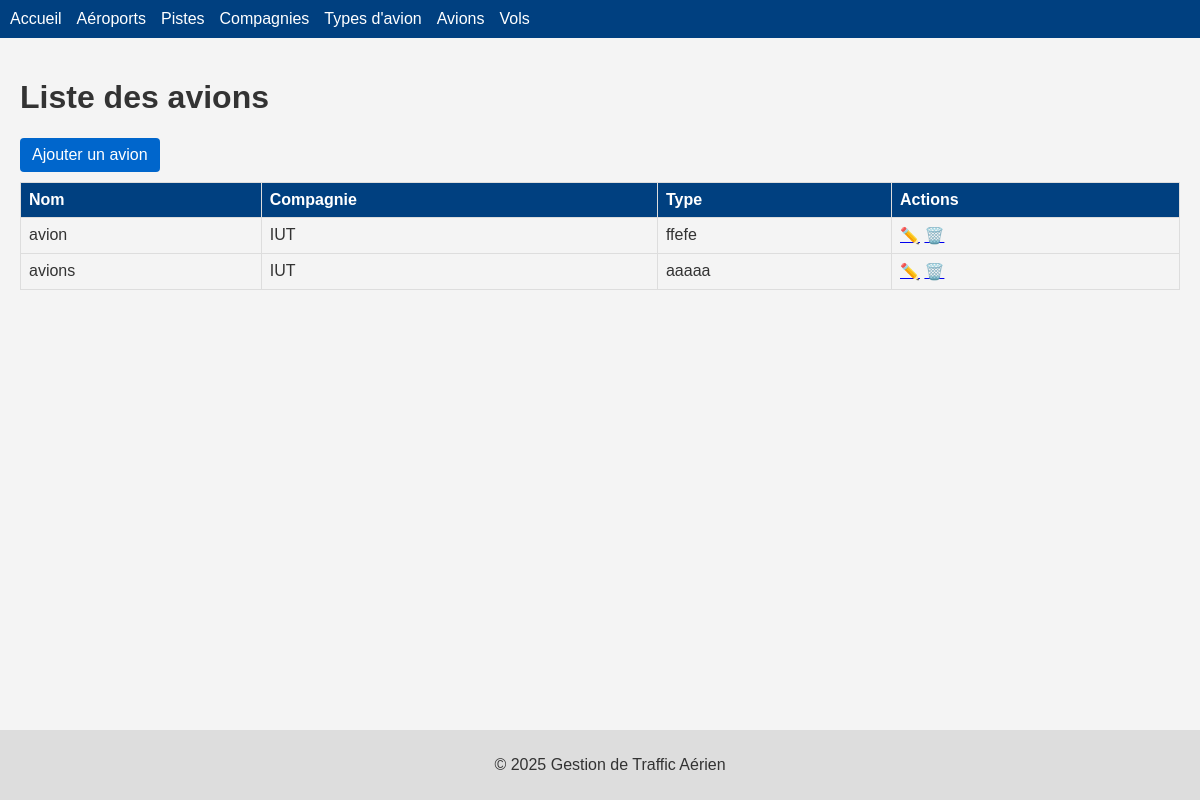
The page /planes/ on the database its author committed.
### avion/models.py (models this page shows, shortened)
class Avions(models.Model):
    nom = models.CharField(max_length=100, blank=False)
    compagnie = models.ForeignKey('Compagnies', on_delete=models.CASCADE)
    modele = models.ForeignKey('Types', on_delete=models.CASCADE)

class Compagnies(models.Model):
    nom = models.CharField(max_length=100, blank=False)
    description = models.CharField(max_length=100, blank=True)
    pays_ratt = models.CharField(max_length=100, blank=False)

class Types(models.Model):
    marque = models.CharField(max_length=100, blank=False)
    modele = models.CharField(max_length=100, blank=False)
    description = models.CharField(max_length=100, blank=False)
    images = models.ImageField(upload_to='avions/', blank=True, null=True)
    longueur = models.IntegerField(blank = False)
    def __str__(self):
        return self.marque

### avion/views.py (the view)
# urls.py: path('planes/', views.afficheAvions, name='afficheAvions'),
def afficheAvions(request):
    qs = models.Avions.objects.all()
    return render(request, "avion/afficheAvions.html", {"object_list": qs})

### avion/templates/avion/afficheAvions.html (shortened to what this page needs)
{% extends 'base.html' %}
{% block content %}
<h1>Liste des avions</h1>
<a class="btn" href="{% url 'avion:ajoutAvions' %}">Ajouter un avion</a>
<table>
  <thead>
    <tr><th>Nom</th><th>Compagnie</th><th>Type</th><th>Actions</th></tr>
  </thead>
  <tbody>
    {% for plane in object_list %}
    <tr>
      <td>{{ plane.nom }}</td>
      <td>{{ plane.compagnie.nom }}</td>
      <td>{{ plane.modele }}</td>
      <td>
        <a href="{% url 'avion:updateAvions' plane.pk %}">✏️</a>
        <a href="{% url 'avion:deleteAvions' plane.pk %}">🗑️</a>
      </td>
    </tr>
    {% empty %}
    <tr><td colspan="4">Aucun avion.</td></tr>
    {% endfor %}
  </tbody>
</table>
{% endblock %}

### avion/static/avion/style.css (style rules this page uses)
body { font-family: Arial, sans-serif; margin: 0; padding: 0; background: #f4f4f4; color: #333; }
table { width: 100%; border-collapse: collapse; margin-top: 10px; }
th, td { border: 1px solid #ddd; padding: 8px; text-align: left; }
th { background: #004080; color: #fff; }
.btn, button { display: inline-block; padding: 8px 12px; background: #0066cc; color: #fff; text-decoration: none; border: none; border-radius: 4px; cursor: pointer; }

### rows shown on the page
Avions: nom "avion", compagnie.nom "IUT", modele "ffefe"
Avions: nom "avions", compagnie.nom "IUT", modele "aaaaa"
